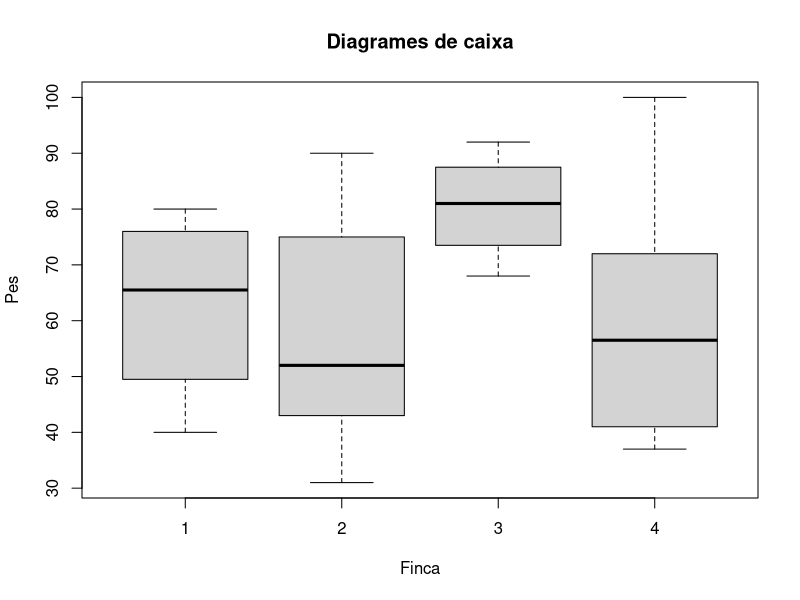

Reproduce this figure in R.
## ---- chunk 1
library(dplyr)

pes1 = c(80, 72, 40, 59)
pes2 = c(75, 52, 43, 90, 31)
pes3 = c(83, 79, 68, 92)
pes4 = c(100, 41, 37, 60, 53, 72)
df = data.frame(pes = c(pes1, pes2, pes3, pes4),
                finca = c(rep(1:4, times = sapply(list(pes1,pes2,pes3,pes4), length))))
## ---- chunk 2
for(i in 1:4){
  with(subset(df, finca == i), cat('Finca', i, paste(pes, collapse=', '), '\n'))
}
## ---- chunk 3
(res <- df %>% 
  group_by(finca) %>%
  summarise(
    n = n(),
    mean = mean(pes),
    sd = sd(pes) )) %>% knitr::kable()
## ---- chunk 4
boxplot(pes~finca, data=df, xlab='Finca', ylab='Pes', main='Diagrames de caixa')
## ---- chunk 5
cat('\\[\n\\begin{array}{rcl}')
cat('\\sum_{j=1}^4 n_j  \\;(\\bar{y}-\\bar{y}_j)^2 &=& ', paste(sprintf("%d \\;(%0.2f - %0.2f)^2", res$n, mean(df$pes), res$mean), collapse=' + '), '\\\\')
cat(sprintf('& = & %5.4f', sum(res$n * (mean(df$pes) - res$mean)^2)))
cat('\\end{array}\\]')
## ---- chunk 6
df$finca = as.factor(df$finca)
anova(lm(pes~finca, data=df))
